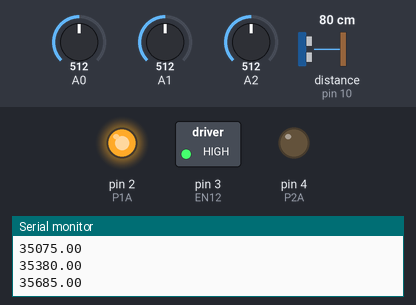
Bench run of a sketch on a simulated Arduino Uno, built with avr-gcc and run on an emulated ATmega328P. Shown: switched loads named in the sketch (green lamp = pin HIGH), output pins drawn as LEDs (lit = HIGH), the last lines printed to the serial monitor. Wiring (inferred from the names in the program): ultrasonic range finder: trigger pin 9; echo pin 10. The inputs (shaded band) are chosen by the test bench; at power-on: distance to the obstacle (sensor on pin 10) 80 cm, A1 = 512, A2 = 512, A0 = 512. The echo pulse lasts 58.3 µs per cm; pins used as bus, display or sensor lines are not drawn.

Above: at 1.2 s.
1.3 s: distance to the obstacle (sensor on pin 10) set to 2 cm
At 2.4 s:
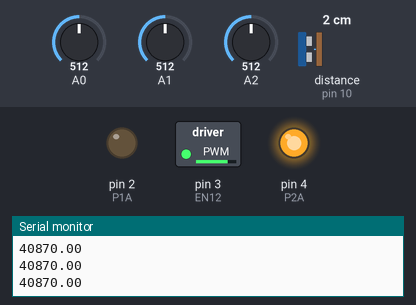
4.3 s: distance to the obstacle (sensor on pin 10) set to 60 cm
At 6.5 s:
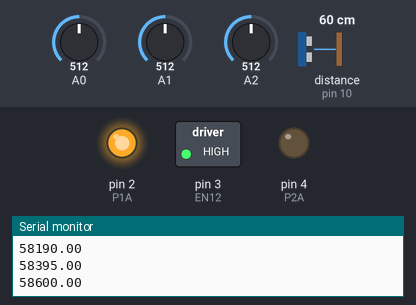
7.3 s: A1 set to 888
At 8.3 s:
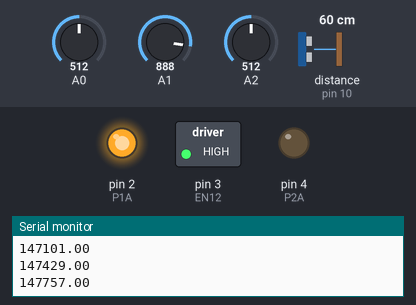
8.8 s: A1 set to 910
11.8 s: distance to the obstacle (sensor on pin 10) set to 250 cm
At 12.67 s:
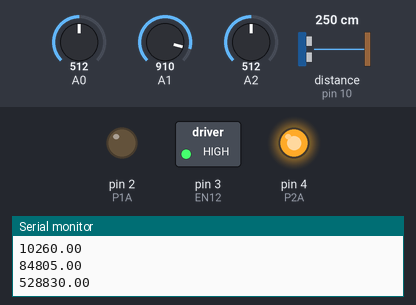
14.8 s: A2 set to 716
Timing chart, 0 to 18.8 s (numbered marks = the images above; inputs shaded):
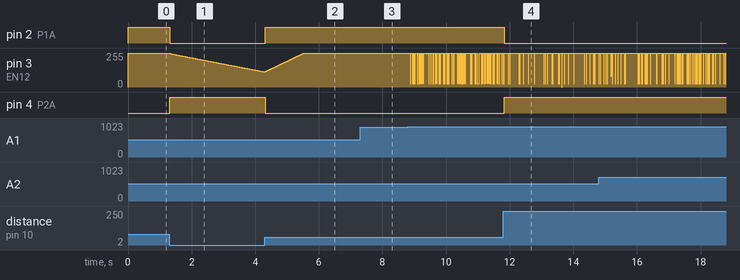

Measured:
- after the input at 1.3 s, pin 2 (P1A): HIGH → LOW at once; pin 4 (P2A): LOW → HIGH at once
- after the input at 4.3 s, pin 2 (P1A): LOW → HIGH at once; pin 4 (P2A): HIGH → LOW at once
- after the input at 7.3 s, pin 3 (EN12): goes on until 7.3 s, then stays 255/255
- after the input at 11.8 s, pin 2 (P1A): HIGH → LOW at once; pin 4 (P2A): LOW → HIGH at once

The sketch:

dcMotor.ino
```cpp
#define P1A 2 // define pin 10as for P1A
#define P2A 4// define pin 11 as for P2A
#define EN12 3 // define pin 9 as for 1,2EN enable
int trigpin=9;
int echopin=10;
const int speedStep =15;
const int speedDelay = 1000;// delay between speed increment
 double kp=0;
double kd=10;
double ki=0;
double input=180;
int output;
int setpoint=12;
double error;
int count=0;
double P;
double I;
double D;
double integral;
double derivative;
int lastinput=0;
double maxvalue[10][10];


void setup() {
  // L293 Motor Control Code by Robojax.com 20180811
  Serial.begin(9600);// setup Serial Monitor to display information
  pinMode(P1A, OUTPUT);// define pin as OUTPUT for P1A
  pinMode(P2A, OUTPUT);// define pin as OUTPUT for P2A
  pinMode(EN12, OUTPUT);// define pin as OUTPUT for 1,2EN
  //TCCR2A = _BV(COM2A1) | _BV(COM2B1) | _BV(WGM21) | _BV(WGM20);
  //OCR2A = 180;
pinMode(trigpin,OUTPUT);
pinMode(echopin,INPUT);
  Serial.println("Robojax");
  Serial.println("L293D Motor Speed Control");

  // L293 Motor Control Code by Robojax.com 20180811
}

void loop() {
  long duration,distance;

  // L293d Motor Control Code by Robojax.com 20180811

kp=analogRead(A0)/100;
ki=analogRead(A1)/100;
setpoint=linearIntra2(analogRead(A2));

    digitalWrite(trigpin,HIGH);
delayMicroseconds(1000);
digitalWrite(trigpin,LOW);
duration=pulseIn(echopin,HIGH);
output=(duration/2)/29.1;

//delay(500);
if(output>100){
  output=3;
  }
error=setpoint-output;


  P=kp*error;

 integral += error * (double)(1);
 I=ki*integral;

 derivative=(error - lastinput)  / (double)(1);
 D=(-kd*derivative);


  lastinput=error;

input=(double)P+D+I;


if(input<0){
  input*=-1;
  }
if(input>maxvalue[(int)ki][(int)kd]){
  maxvalue[(int)ki][(int)kd]=input;
  }
  Serial.println(maxvalue[(int)ki][(int)kd]);
 // Serial.print(input);
  //Serial.print("      ");

input=linearIntra(input,maxvalue[(int)ki][(int)kd]);

//Serial.print(input);
  //Serial.print("      ");

//Serial.print(maxvalue);

   //Serial.println(error);

    //Serial.print(P);
 //Serial.print(",");
     //Serial.println(I);

   // Serial.print(setpoint);


//if(error==1 || error==-1 || error==0){
//Serial.print("SetPoint Reached");
  //analogWrite(EN12 ,0);
 //}


 if(error<0){
  analogWrite(EN12 ,input);// Enable 1A and 2A
    digitalWrite(P1A,HIGH);// send PWM with spd value to P1A
    digitalWrite(P2A,LOW);// LOW singal to P2A


  }
else if(error>0){
  analogWrite(EN12 ,input);// Enable 1A and 2A
    digitalWrite(P2A,HIGH);// send PWM with spd value to P2A
    digitalWrite(P1A,LOW);// LOW singal to P1A

  }


}


/*
 * L293D(char dir,int spd, int en)
 * dir is character either L for CW direction
 *  or R for CCW direction
 *  en is integer 1 to totate, 0 for stop
 *  spd is the speed value from 0 to 255
 */


int linearIntra(double x,double x2){
  int y=((230*x)+(25*x2))/x2  ;

  return y;
  }

 int linearIntra2(double x){
  int y=((30*x)+2670)/990 ;

  return y;
  }
```
